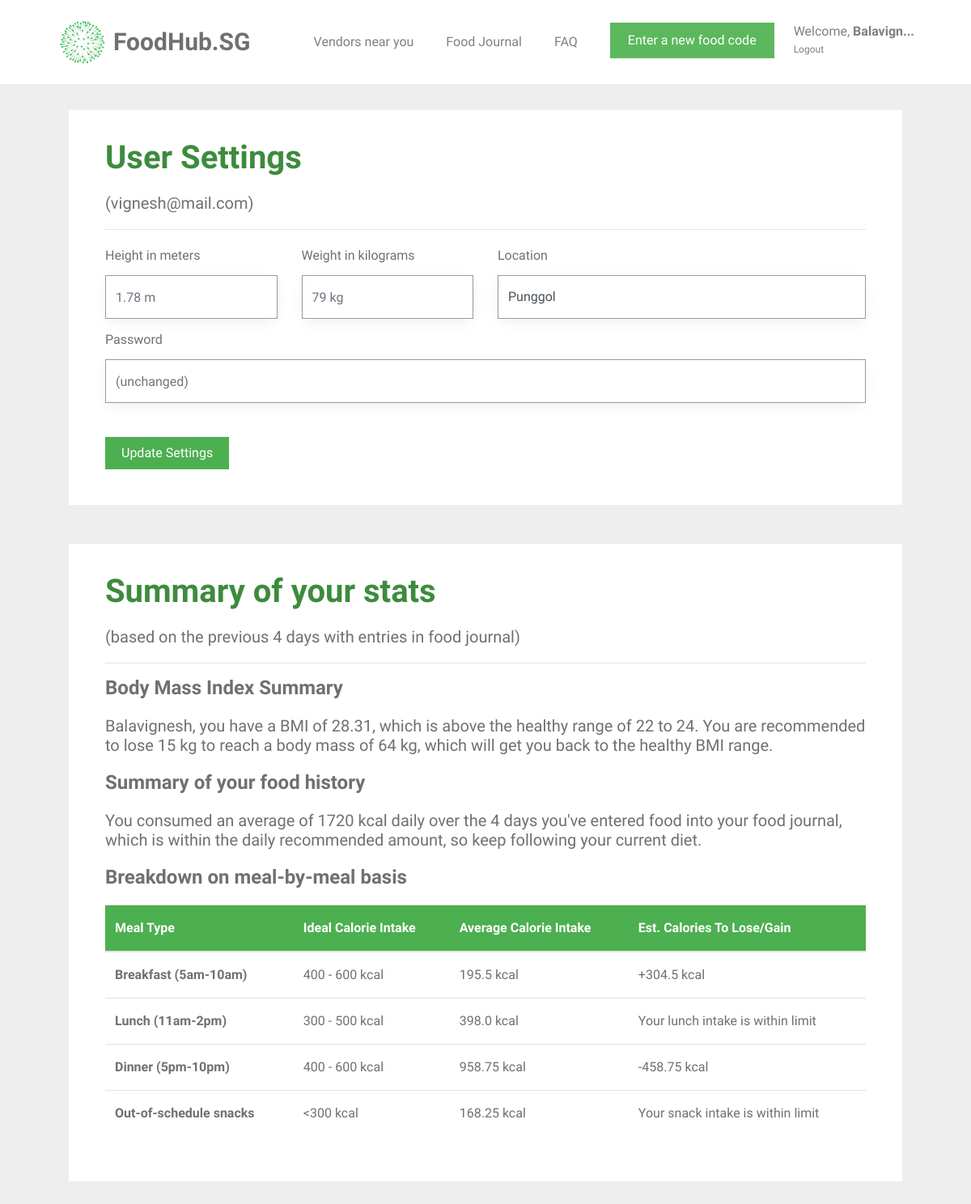
Page /user_settings (signed in) on the earlier database version.
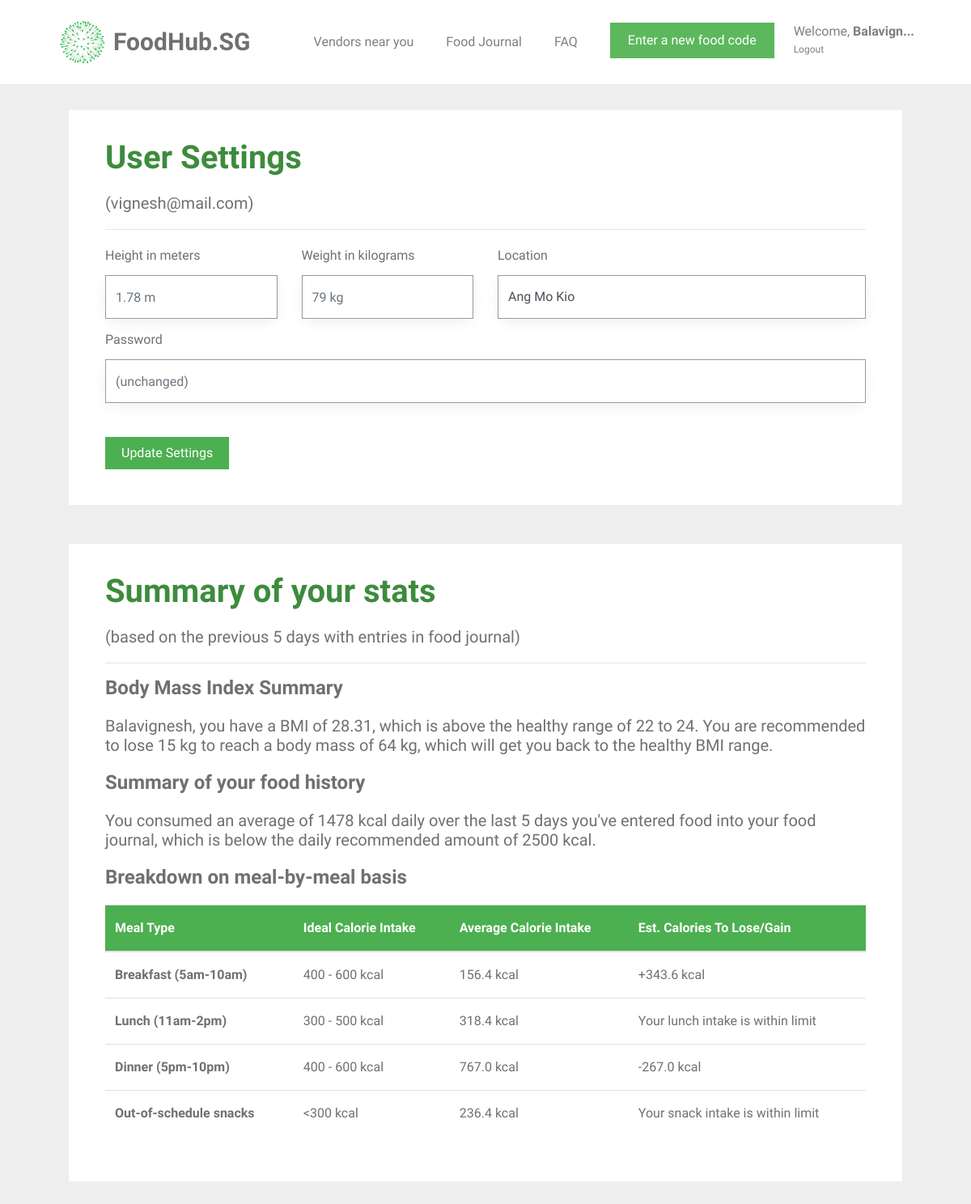
Same page on the later database version.
### tables this page shows
CREATE TABLE "user" (
	`id`	INTEGER PRIMARY KEY AUTOINCREMENT,
	`name`	TEXT NOT NULL,
	`email`	VARCHAR ( 512 ) NOT NULL UNIQUE,
	`password`	TEXT NOT NULL,
	`height`	INTEGER NOT NULL,
	`weight`	INTEGER NOT NULL,
	`location`	TEXT NOT NULL
);

### foodhubsg/user.py (the view, shortened to what this page needs)
@bp.route('/user_settings', methods=('GET', 'POST'))
@login_required
def user_settings():
    db = get_db()
    food_items = db.execute(
        'SELECT f.id, creator_id, food_name, created, calories, food_code, email'
        ' FROM food_entry f JOIN user u ON f.creator_id = u.id'
        ' WHERE f.creator_id = ? AND DATE(f.created) IN'
        ' (SELECT DISTINCT DATE(created) FROM food_entry '
        ' WHERE NOT date(f.created) = date("now") ORDER BY datetime(created) DESC LIMIT 8)'
        ' ORDER BY datetime(created) DESC',
        (g.user['id'],),
    ).fetchall()
    users = db.execute(
        'SELECT id, name, email, password, height, weight, location'
        ' FROM user'
        ' WHERE id = ?',
        (g.user['id'],),
    ).fetchall()
    user_info = ProcessUserInfo(food_items, users)
    info = user_info.get_info()
    return render_template('user/user_settings.html',
                           name=info["name"], weight=info["weight"], height=info["height"], email=info["email"],
                           password=info["password"], user_location=info["user_location"], bmi_statement=info["bmi_statement"],
                           calories_statement=info["calories_statement"], number_of_days=info["number_of_days"],
                           user_average_calories=info["user_average_calories"], food_exists=info["food_exists"],
                           snack_message=info["snack_message"], average_breakfast_calories=info["average_breakfast_calories"],
                           average_lunch_calories=info["average_lunch_calories"], average_dinner_calories=info["average_dinner_calories"],
                           average_snack_calories=info["average_snack_calories"])

### foodhubsg/auth.py (called while the page is built)
def login_required(view):
    @functools.wraps(view)
    def wrapped_view(**kwargs):
        if g.user is None:
            return redirect(url_for('auth.login'))
        return view(**kwargs)
    return wrapped_view

@bp.before_app_request
def load_logged_in_user():
    user_id = session.get('user_id')
    if user_id is None:
        g.user = None
    else:
        g.user = get_db().execute(
            'SELECT * FROM user WHERE id = ?', (user_id,)
        ).fetchone()

### foodhubsg/classes.py (called while the page is built)
def remove_duplicates(values):
    output = []
    seen = set()
    for value in values:
        if value not in seen:
            output.append(value)
            seen.add(value)
    return output

    def get_area(self):
        return self.__area

### foodhubsg/db.py (called while the page is built)
def get_db():
    if 'db' not in g:
        g.db = sqlite3.connect(
            current_app.config['DATABASE'],
            detect_types=sqlite3.PARSE_DECLTYPES
        )
        g.db.row_factory = sqlite3.Row
    return g.db

### foodhubsg/templates/user/user_settings.html (shortened to what the changed rows need)
{% extends 'base.html' %}
{% block content %}
<div id="colorlib-container">
    <div class="container">
        <div class="col-md-12">
            <div class="box1">
            <div class="row row-pb-md">
                <div class="col-md-12">
                    <header>
                        <h1 class="font_color"><b>User Settings</b></h1>
                        <h5>({{ email }})</h5>
                        <hr>
                    </header>
                    <form method="post">
                        <div class="row form-group">
                            <div class="col-md-3">
                                <label>Height in meters</label>
                                <input name="height" id="height" type="number" step="0.01" class="form-control" value="{{ request.form['height'] }}" placeholder="{{ g.user['height'] }} m">
                            </div>
                            <div class="col-md-3">
                                <label>Weight in kilograms</label>
                                <input name="weight" id="weight" type="number" step="0.01" class="form-control" value="{{ request.form['weight'] }}" placeholder="{{ g.user['weight'] }} kg">
                            </div>
                            <div class="col-md-6" style="padding-bottom: 10px;">
                                <label>Location</label>
                                <select class="custom-select form-control" id="inputGroupSelect02" name="new-location">
                                    <option selected>{{ user_location }}</option>
                                </select>
                            </div>
                        </div>
                        <br>
                    </form>
                </div>
            </div>
            </div>
        </div>
        <div class="col-md-12">
            <div class="box1">
            <div class="row row-pb-md">
                <div class="col-md-12">
                    <header id="summary-header">
                        <h1 class="font_color"><b>Summary of your stats</b></h1>
                        {% if number_of_days == 0 %}
                        {% else %}
                            <h5>(based on the previous {{ number_of_days }} days with entries in food journal)</h5>
                        {% endif %}
                        <hr>
                    </header>
                    <h4><b>Body Mass Index Summary</b></h4>
                    <h5>{{ bmi_statement }}</h5>
                    <h4><b>Summary of your food history</b></h4>
                    {% if food_exists == 0 %}
                        <h5>You have not added enough food to your journal to generate a summary. Keep adding more food!</h5>
                    {% else %}
                        <h5>{{ calories_statement }}</h5>
                    <h4><b>Breakdown on meal-by-meal basis</b></h4>
                        <table class="table">
                            <thead class="thead-green">
                                <tr>
                                    <th scope="col">Meal Type</th>
                                    <th scope="col">Ideal Calorie Intake</th>
                                    <th scope="col">Average Calorie Intake</th>
                                    <th scope="col">Est. Calories To Lose/Gain</th>
                                </tr>
                            </thead>
                            <tbody>
                                <tr>
                                    <th scope="row">Breakfast (5am-10am)</th>
                                    <td>400 - 600 kcal</td>
                                    <td>{{ average_breakfast_calories }} kcal</td>
                                    <td>
                                      {% if average_breakfast_calories < 400 %}
                                          +{{ (average_breakfast_calories - 500)|round(2)|abs }} kcal
                                      {% elif average_breakfast_calories > 600 %}
                                          -{{ (average_breakfast_calories - 500)|round(2)|abs }} kcal
                                      {% else %}
                                          Your breakfast intake is within limit
                                      {% endif %}
                                    </td>
                                </tr>
                                <tr>
                                    <th scope="row">Lunch (11am-2pm)</th>
                                    <td>300 - 500 kcal</td>
                                    <td>{{ average_lunch_calories }} kcal</td>
                                    <td>
                                        {% if average_lunch_calories < 300 %}
                                            +{{ (average_lunch_calories - 400)|round(2)|abs }} kcal
                                        {% elif average_lunch_calories > 500 %}
                                            -{{ (average_lunch_calories - 400)|round(2)|abs }} kcal
                                        {% else %}
                                            Your lunch intake is within limit
                                        {% endif %}
                                    </td>
                                </tr>
                                <tr>
                                    <th scope="row">Dinner (5pm-10pm)</th>
                                    <td>400 - 600 kcal</td>
                                    <td>{{ average_dinner_calories }} kcal</td>
                                    <td>
                                        {% if average_dinner_calories < 400 %}
                                            +{{ (average_dinner_calories - 500)|round(2)|abs }} kcal
                                        {% elif average_dinner_calories > 600 %}
                                            -{{ (average_dinner_calories - 500)|round(2)|abs }} kcal
                                        {% else %}
                                            Your dinner intake is within limit
                                        {% endif %}
                                    </td>
                                </tr>
                                <tr>
                                    <th scope="row">Out-of-schedule snacks</th>
                                    <td><300 kcal</td>
                                    <td>{{ average_snack_calories }} kcal</td>
                                    <td>
                                        {% if (average_snack_calories > 300)|float < 0.0 %}
                                            -{{ (average_snack_calories - 300)|round(2)|abs }} kcal
                                        {% else %}
                                            Your snack intake is within limit
                                        {% endif %}
                                    </td>
                                </tr>
                            </tbody>
                        </table>
                    {% endif %}
                </div>
            </div>
            </div>
        </div>
    </div>
</div>
{% endblock %}

Differences in the rows shown:
changed user "vignesh@mail.com": new-location "Punggol" → "Ang Mo Kio"
Other differences:
{{ number_of_days }}: "4" → "5"
{{ calories_statement }}: "…consumed an average of 1720 kcal daily over the 4 days you've entered food into your food journal, which is within the daily recommended amount, so keep following your current diet." → "…consumed an average of 1478 kcal daily over the last 5 days you've entered food into your food journal, which is below the daily recommended amount of 2500 kcal."
{{ average_breakfast_calories }}: "195.5" → "156.4"
{{ (average_breakfast_calories - 500)|round(2)|abs }}: "304.5" → "343.6"
{{ average_lunch_calories }}: "398.0" → "318.4"
{{ average_dinner_calories }}: "958.75" → "767.0"
{{ (average_dinner_calories - 500)|round(2)|abs }}: "458.75" → "267.0"
{{ average_snack_calories }}: "168.25" → "236.4"
